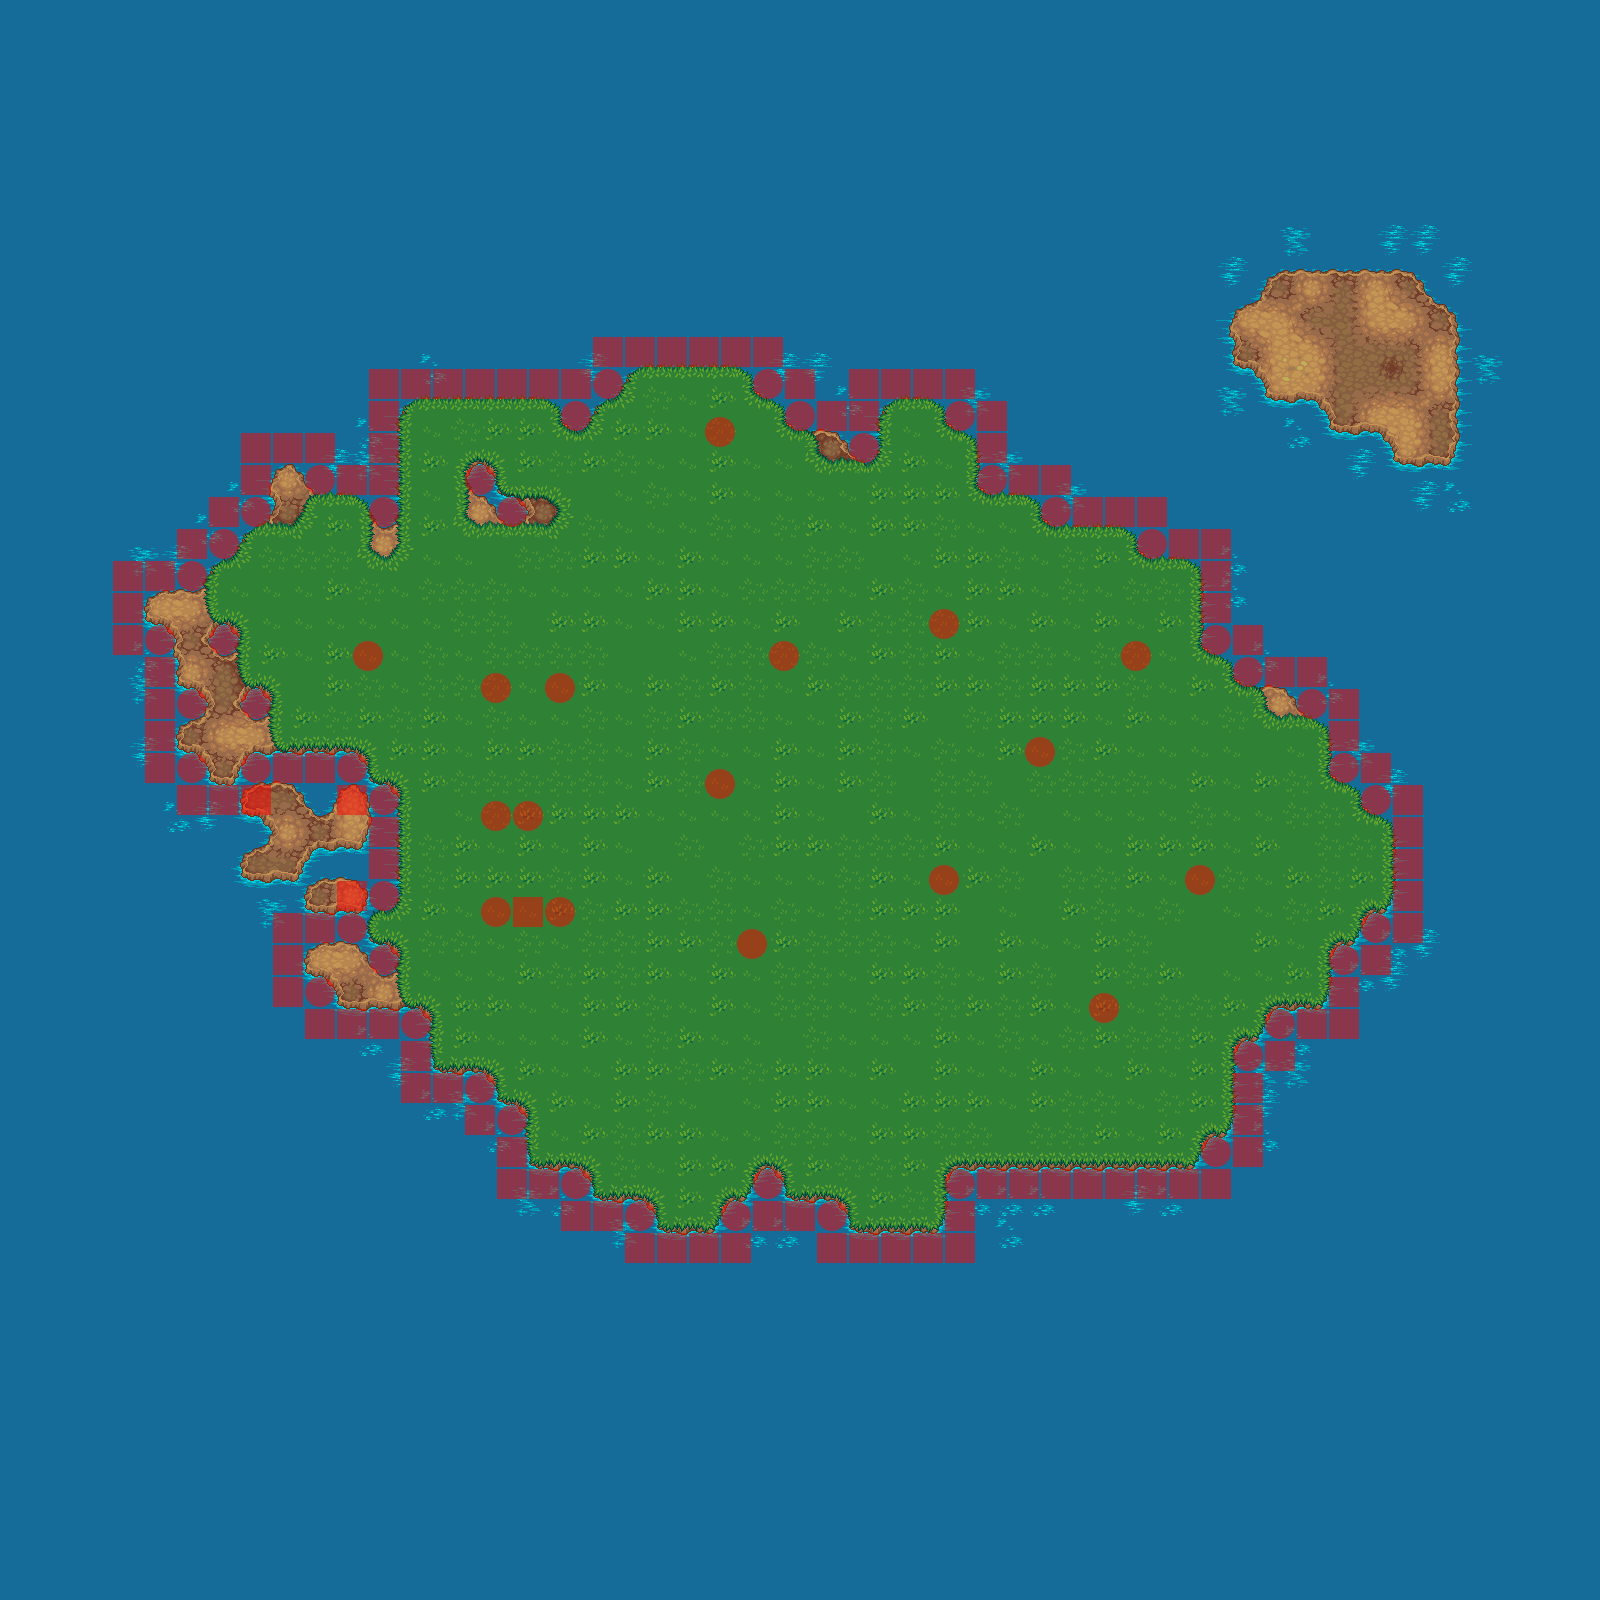

Below is a game level as drawn by its tile map, then a one-line description and the .tmx that defines it (tile-layer data replaced by summaries):
An orthogonal 50x50 tile map with 32x32 px tiles, 7 tile layers (Ground, Copy of Ground, Fringe, Over, ...), 3 tilesets and 1 object (player).

<map version="1.2" tiledversion="1.2.1" orientation="orthogonal" renderorder="right-down" width="50" height="50" tilewidth="32" tileheight="32" infinite="0" nextlayerid="9" nextobjectid="1">
 <tileset firstgid="1" name="terrain" tilewidth="32" tileheight="32" tilecount="464" columns="16">
  <image source="tiles2/terrain.png" width="512" height="928" />
  <terraintypes>
   <terrain name="Darkdirt" tile="0" />
   <terrain name="Dirt" tile="1" />
   <terrain name="Grass" tile="2" />
   <terrain name="Lavarock" tile="3" />
   <terrain name="Water" tile="4" />
   <terrain name="Lava" tile="321" />
   <terrain name="Hole" tile="336" />
   <terrain name="PlowedSoil" tile="337" />
   <terrain name="Sand" tile="338" />
  </terraintypes>
  <tile id="0" terrain="0,0,0,0" />
  <tile id="1" terrain="1,1,1,1" />
  <tile id="2" terrain="2,2,2,2" />
  <tile id="3" terrain="3,3,3,3" />
  <tile id="4" terrain="4,4,4,4" />
  <tile id="5" terrain="1,1,1,0" />
  <tile id="6" terrain="1,1,1,4" />
  <tile id="7" terrain="1,1,1,2" />
  <tile id="8" terrain="1,1,0,1" />
  <tile id="9" terrain="1,1,0,0" />
  <tile id="10" terrain="1,1,0,4" />
  <tile id="11" terrain="1,1,0,2" />
  <tile id="12" terrain="1,1,4,1" />
  <tile id="13" terrain="1,1,4,0" />
  <tile id="14" terrain="1,1,4,4" />
  <tile id="15" terrain="1,1,4,2" />
  <tile id="16" terrain="1,1,2,1" />
  <tile id="17" terrain="1,1,2,0" />
  <tile id="18" terrain="1,1,2,4" />
  <tile id="19" terrain="1,1,2,2" />
  <tile id="20" terrain="1,0,1,1" />
  <tile id="21" terrain="1,0,1,0" />
  <tile id="22" terrain="1,0,1,4" />
  <tile id="23" terrain="1,0,1,2" />
  <tile id="24" terrain="1,0,0,1" />
  <tile id="25" terrain="1,0,0,0" />
  <tile id="26" terrain="1,0,0,4" />
  <tile id="27" terrain="1,0,0,2" />
  <tile id="28" terrain="1,0,4,1" />
  <tile id="29" terrain="1,0,4,0" />
  <tile id="30" terrain="1,0,4,4" />
  <tile id="31" terrain="1,0,4,2" />
  <tile id="32" terrain="1,0,2,1" />
  <tile id="33" terrain="1,0,2,0" />
  <tile id="34" terrain="1,0,2,4" />
  <tile id="35" terrain="1,0,2,2" />
  <tile id="36" terrain="1,4,1,1" />
  <tile id="37" terrain="1,4,1,0" />
  <tile id="38" terrain="1,4,1,4" />
  <tile id="39" terrain="1,4,1,2" />
  <tile id="40" terrain="1,4,0,1" />
  <tile id="41" terrain="1,4,0,0" />
  <tile id="42" terrain="1,4,0,4" />
  <tile id="43" terrain="1,4,0,2" />
  <tile id="44" terrain="1,4,4,1" />
  <tile id="45" terrain="1,4,4,0" />
  <tile id="46" terrain="1,4,4,4" />
  <tile id="47" terrain="1,4,4,2" />
  <tile id="48" terrain="1,4,2,1" />
  <tile id="49" terrain="1,4,2,0" />
  <tile id="50" terrain="1,4,2,4" />
  <tile id="51" terrain="1,4,2,2" />
  <tile id="52" terrain="1,2,1,1" />
  <tile id="53" terrain="1,2,1,0" />
  <tile id="54" terrain="1,2,1,4" />
  <tile id="55" terrain="1,2,1,2" />
  <tile id="56" terrain="1,2,0,1" />
  <tile id="57" terrain="1,2,0,0" />
  <tile id="58" terrain="1,2,0,4" />
  <tile id="59" terrain="1,2,0,2" />
  <tile id="60" terrain="1,2,4,1" />
  <tile id="61" terrain="1,2,4,0" />
  <tile id="62" terrain="1,2,4,4" />
  <tile id="63" terrain="1,2,4,2" />
  <tile id="64" terrain="1,2,2,1" />
  <tile id="65" terrain="1,2,2,0" />
  <tile id="66" terrain="1,2,2,4" />
  <tile id="67" terrain="1,2,2,2" />
  <tile id="68" terrain="0,1,1,1" />
  <tile id="69" terrain="0,1,1,0" />
  <tile id="70" terrain="0,1,1,4" />
  <tile id="71" terrain="0,1,1,2" />
  <tile id="72" terrain="0,1,0,1" />
  <tile id="73" terrain="0,1,0,0" />
  <tile id="74" terrain="0,1,0,4" />
  <tile id="75" terrain="0,1,0,2" />
  <tile id="76" terrain="0,1,4,1" />
  <tile id="77" terrain="0,1,4,0" />
  <tile id="78" terrain="0,1,4,4" />
  <tile id="79" terrain="0,1,4,2" />
  <tile id="80" terrain="0,1,2,1" />
  <tile id="81" terrain="0,1,2,0" />
  <tile id="82" terrain="0,1,2,4" />
  <tile id="83" terrain="0,1,2,2" />
  <tile id="84" terrain="0,0,1,1" />
  <tile id="85" terrain="0,0,1,0" />
  <tile id="86" terrain="0,0,1,4" />
  <tile id="87" terrain="0,0,1,2" />
  <tile id="88" terrain="0,0,0,1" />
  <tile id="89" terrain="0,0,0,4" />
  <tile id="90" terrain="0,0,0,2" />
  <tile id="91" terrain="0,0,4,1" />
  <tile id="92" terrain="0,0,4,0" />
  <tile id="93" terrain="0,0,4,4" />
  <tile id="94" terrain="0,0,4,2" />
  <tile id="95" terrain="0,0,2,1" />
  <tile id="96" terrain="0,0,2,0" />
  <tile id="97" terrain="0,0,2,4" />
  <tile id="98" terrain="0,0,2,2" />
  <tile id="99" terrain="0,4,1,1" />
  <tile id="100" terrain="0,4,1,0" />
  <tile id="101" terrain="0,4,1,4" />
  <tile id="102" terrain="0,4,1,2" />
  <tile id="103" terrain="0,4,0,1" />
  <tile id="104" terrain="0,4,0,0" />
  <tile id="105" terrain="0,4,0,4" />
  <tile id="106" terrain="0,4,0,2" />
  <tile id="107" terrain="0,4,4,1" />
  <tile id="108" terrain="0,4,4,0" />
  <tile id="109" terrain="0,4,4,4" />
  <tile id="110" terrain="0,4,4,2" />
  <tile id="111" terrain="0,4,2,1" />
  <tile id="112" terrain="0,4,2,0" />
  <tile id="113" terrain="0,4,2,4" />
  <tile id="114" terrain="0,4,2,2" />
  <tile id="115" terrain="0,2,1,1" />
  <tile id="116" terrain="0,2,1,0" />
  <tile id="117" terrain="0,2,1,4" />
  <tile id="118" terrain="0,2,1,2" />
  <tile id="119" terrain="0,2,0,1" />
  <tile id="120" terrain="0,2,0,0" />
  <tile id="121" terrain="0,2,0,4" />
  <tile id="122" terrain="0,2,0,2" />
  <tile id="123" terrain="0,2,4,1" />
  <tile id="124" terrain="0,2,4,0" />
  <tile id="125" terrain="0,2,4,4" />
  <tile id="126" terrain="0,2,4,2" />
  <tile id="127" terrain="0,2,2,1" />
  <tile id="128" terrain="0,2,2,0" />
  <tile id="129" terrain="0,2,2,4" />
  <tile id="130" terrain="0,2,2,2" />
  <tile id="131" terrain="4,1,1,1" />
  <tile id="132" terrain="4,1,1,0" />
  <tile id="133" terrain="4,1,1,4" />
  <tile id="134" terrain="4,1,1,2" />
  <tile id="135" terrain="4,1,0,1" />
  <tile id="136" terrain="4,1,0,0" />
  <tile id="137" terrain="4,1,0,4" />
  <tile id="138" terrain="4,1,0,2" />
  <tile id="139" terrain="4,1,4,1" />
  <tile id="140" terrain="4,1,4,0" />
  <tile id="141" terrain="4,1,4,4" />
  <tile id="142" terrain="4,1,4,2" />
  <tile id="143" terrain="4,1,2,1" />
  <tile id="144" terrain="4,1,2,0" />
  <tile id="145" terrain="4,1,2,4" />
  <tile id="146" terrain="4,1,2,2" />
  <tile id="147" terrain="4,0,1,1" />
  <tile id="148" terrain="4,0,1,0" />
  <tile id="149" terrain="4,0,1,4" />
  <tile id="150" terrain="4,0,1,2" />
  <tile id="151" terrain="4,0,0,1" />
  <tile id="152" terrain="4,0,0,0" />
  <tile id="153" terrain="4,0,0,4" />
  <tile id="154" terrain="4,0,0,2" />
  <tile id="155" terrain="4,0,4,1" />
  <tile id="156" terrain="4,0,4,0" />
  <tile id="157" terrain="4,0,4,4" />
  <tile id="158" terrain="4,0,4,2" />
  <tile id="159" terrain="4,0,2,1" />
  <tile id="160" terrain="4,0,2,0" />
  <tile id="161" terrain="4,0,2,4" />
  <tile id="162" terrain="4,0,2,2" />
  <tile id="163" terrain="4,4,1,1" />
  <tile id="164" terrain="4,4,1,0" />
  <tile id="165" terrain="4,4,1,4" />
  <tile id="166" terrain="4,4,1,2" />
  <tile id="167" terrain="4,4,0,1" />
  <tile id="168" terrain="4,4,0,0" />
  <tile id="169" terrain="4,4,0,4" />
  <tile id="170" terrain="4,4,0,2" />
  <tile id="171" terrain="4,4,4,1" />
  <tile id="172" terrain="4,4,4,0" />
  <tile id="173" terrain="4,4,4,2" />
  <tile id="174" terrain="4,4,2,1" />
  <tile id="175" terrain="4,4,2,0" />
  <tile id="176" terrain="4,4,2,4" />
  <tile id="177" terrain="4,4,2,2" />
  <tile id="178" terrain="4,2,1,1" />
  <tile id="179" terrain="4,2,1,0" />
  <tile id="180" terrain="4,2,1,4" />
  <tile id="181" terrain="4,2,1,2" />
  <tile id="182" terrain="4,2,0,1" />
  <tile id="183" terrain="4,2,0,0" />
  <tile id="184" terrain="4,2,0,4" />
  <tile id="185" terrain="4,2,0,2" />
  <tile id="186" terrain="4,2,4,1" />
  <tile id="187" terrain="4,2,4,0" />
  <tile id="188" terrain="4,2,4,4" />
  <tile id="189" terrain="4,2,4,2" />
  <tile id="190" terrain="4,2,2,1" />
  <tile id="191" terrain="4,2,2,0" />
  <tile id="192" terrain="4,2,2,4" />
  <tile id="193" terrain="4,2,2,2" />
  <tile id="194" terrain="2,1,1,1" />
  <tile id="195" terrain="2,1,1,0" />
  <tile id="196" terrain="2,1,1,4" />
  <tile id="197" terrain="2,1,1,2" />
  <tile id="198" terrain="2,1,0,1" />
  <tile id="199" terrain="2,1,0,0" />
  <tile id="200" terrain="2,1,0,4" />
  <tile id="201" terrain="2,1,0,2" />
  <tile id="202" terrain="2,1,4,1" />
  <tile id="203" terrain="2,1,4,0" />
  <tile id="204" terrain="2,1,4,4" />
  <tile id="205" terrain="2,1,4,2" />
  <tile id="206" terrain="2,1,2,1" />
  <tile id="207" terrain="2,1,2,0" />
  <tile id="208" terrain="2,1,2,4" />
  <tile id="209" terrain="2,1,2,2" />
  <tile id="210" terrain="2,0,1,1" />
  <tile id="211" terrain="2,0,1,0" />
  <tile id="212" terrain="2,0,1,4" />
  <tile id="213" terrain="2,0,1,2" />
  <tile id="214" terrain="2,0,0,1" />
  <tile id="215" terrain="2,0,0,0" />
  <tile id="216" terrain="2,0,0,4" />
  <tile id="217" terrain="2,0,0,2" />
  <tile id="218" terrain="2,0,4,1" />
  <tile id="219" terrain="2,0,4,0" />
  <tile id="220" terrain="2,0,4,4" />
  <tile id="221" terrain="2,0,4,2" />
  <tile id="222" terrain="2,0,2,1" />
  <tile id="223" terrain="2,0,2,0" />
  <tile id="224" terrain="2,0,2,4" />
  <tile id="225" terrain="2,0,2,2" />
  <tile id="226" terrain="2,4,1,1" />
  <tile id="227" terrain="2,4,1,0" />
  <tile id="228" terrain="2,4,1,4" />
  <tile id="229" terrain="2,4,1,2" />
  <tile id="230" terrain="2,4,0,1" />
  <tile id="231" terrain="2,4,0,0" />
  <tile id="232" terrain="2,4,0,4" />
  <tile id="233" terrain="2,4,0,2" />
  <tile id="234" terrain="2,4,4,1" />
  <tile id="235" terrain="2,4,4,0" />
  <tile id="236" terrain="2,4,4,4" />
  <tile id="237" terrain="2,4,4,2" />
  <tile id="238" terrain="2,4,2,1" />
  <tile id="239" terrain="2,4,2,0" />
  <tile id="240" terrain="2,4,2,4" />
  <tile id="241" terrain="2,4,2,2" />
  <tile id="242" terrain="2,2,1,1" />
  <tile id="243" terrain="2,2,1,0" />
  <tile id="244" terrain="2,2,1,4" />
  <tile id="245" terrain="2,2,1,2" />
  <tile id="246" terrain="2,2,0,1" />
  <tile id="247" terrain="2,2,0,0" />
  <tile id="248" terrain="2,2,0,4" />
  <tile id="249" terrain="2,2,0,2" />
  <tile id="250" terrain="2,2,4,1" />
  <tile id="251" terrain="2,2,4,0" />
  <tile id="252" terrain="2,2,4,4" />
  <tile id="253" terrain="2,2,4,2" />
  <tile id="254" terrain="2,2,2,1" />
  <tile id="255" terrain="2,2,2,0" />
  <tile id="256" terrain="2,2,2,4" />
  <tile id="257" terrain="0,0,0,3" />
  <tile id="258" terrain="0,0,2,3" />
  <tile id="259" terrain="0,0,3,0" />
  <tile id="260" terrain="0,0,3,2" />
  <tile id="261" terrain="0,0,3,3" />
  <tile id="262" terrain="0,2,0,3" />
  <tile id="263" terrain="0,2,2,3" />
  <tile id="264" terrain="0,2,3,0" />
  <tile id="265" terrain="0,2,3,2" />
  <tile id="266" terrain="0,2,3,3" />
  <tile id="267" terrain="0,3,0,0" />
  <tile id="268" terrain="0,3,0,2" />
  <tile id="269" terrain="0,3,0,3" />
  <tile id="270" terrain="0,3,2,0" />
  <tile id="271" terrain="0,3,2,2" />
  <tile id="272" terrain="0,3,2,3" />
  <tile id="273" terrain="0,3,3,0" />
  <tile id="274" terrain="0,3,3,2" />
  <tile id="275" terrain="0,3,3,3" />
  <tile id="276" terrain="2,0,0,3" />
  <tile id="277" terrain="2,0,2,3" />
  <tile id="278" terrain="2,0,3,0" />
  <tile id="279" terrain="2,0,3,2" />
  <tile id="280" terrain="2,0,3,3" />
  <tile id="281" terrain="2,2,0,3" />
  <tile id="282" terrain="2,2,2,3" />
  <tile id="283" terrain="2,2,3,0" />
  <tile id="284" terrain="2,2,3,2" />
  <tile id="285" terrain="2,2,3,3" />
  <tile id="286" terrain="2,3,0,0" />
  <tile id="287" terrain="2,3,0,2" />
  <tile id="288" terrain="2,3,0,3" />
  <tile id="289" terrain="2,3,2,0" />
  <tile id="290" terrain="2,3,2,2" />
  <tile id="291" terrain="2,3,2,3" />
  <tile id="292" terrain="2,3,3,0" />
  <tile id="293" terrain="2,3,3,2" />
  <tile id="294" terrain="2,3,3,3" />
  <tile id="295" terrain="3,0,0,0" />
  <tile id="296" terrain="3,0,0,2" />
  <tile id="297" terrain="3,0,0,3" />
  <tile id="298" terrain="3,0,2,0" />
  <tile id="299" terrain="3,0,2,2" />
  <tile id="300" terrain="3,0,2,3" />
  <tile id="301" terrain="3,0,3,0" />
  <tile id="302" terrain="3,0,3,2" />
  <tile id="303" terrain="3,0,3,3" />
  <tile id="304" terrain="3,2,0,0" />
  <tile id="305" terrain="3,2,0,2" />
  <tile id="306" terrain="3,2,0,3" />
  <tile id="307" terrain="3,2,2,0" />
  <tile id="308" terrain="3,2,2,2" />
  <tile id="309" terrain="3,2,2,3" />
  <tile id="310" terrain="3,2,3,0" />
  <tile id="311" terrain="3,2,3,2" />
  <tile id="312" terrain="3,2,3,3" />
  <tile id="313" terrain="3,3,0,0" />
  <tile id="314" terrain="3,3,0,2" />
  <tile id="315" terrain="3,3,0,3" />
  <tile id="316" terrain="3,3,2,0" />
  <tile id="317" terrain="3,3,2,2" />
  <tile id="318" terrain="3,3,2,3" />
  <tile id="319" terrain="3,3,3,0" />
  <tile id="320" terrain="3,3,3,2" />
  <tile id="321" terrain="5,5,5,5" />
  <tile id="322" terrain="5,5,5,3" />
  <tile id="323" terrain="5,5,3,5" />
  <tile id="324" terrain="5,5,3,3" />
  <tile id="325" terrain="5,3,5,5" />
  <tile id="326" terrain="5,3,5,3" />
  <tile id="327" terrain="5,3,3,5" />
  <tile id="328" terrain="5,3,3,3" />
  <tile id="329" terrain="3,5,5,5" />
  <tile id="330" terrain="3,5,5,3" />
  <tile id="331" terrain="3,5,3,5" />
  <tile id="332" terrain="3,5,3,3" />
  <tile id="333" terrain="3,3,5,5" />
  <tile id="334" terrain="3,3,5,3" />
  <tile id="335" terrain="3,3,3,5" />
  <tile id="336" terrain="6,6,6,6" />
  <tile id="337" terrain="7,7,7,7" />
  <tile id="338" terrain="8,8,8,8" />
  <tile id="339" terrain="7,7,7,2" />
  <tile id="340" terrain="7,7,2,7" />
  <tile id="341" terrain="7,7,2,2" />
  <tile id="342" terrain="7,2,7,7" />
  <tile id="343" terrain="7,2,7,2" />
  <tile id="344" terrain="7,2,2,7" />
  <tile id="345" terrain="7,2,2,2" />
  <tile id="346" terrain="2,7,7,7" />
  <tile id="347" terrain="2,7,7,2" />
  <tile id="348" terrain="2,7,2,7" />
  <tile id="349" terrain="2,7,2,2" />
  <tile id="350" terrain="2,2,7,7" />
  <tile id="351" terrain="2,2,7,2" />
  <tile id="352" terrain="2,2,2,7" />
  <tile id="353" terrain="1,1,1,6" />
  <tile id="354" terrain="1,1,6,1" />
  <tile id="355" terrain="1,1,6,6" />
  <tile id="356" terrain="1,1,6,2" />
  <tile id="357" terrain="1,1,2,6" />
  <tile id="358" terrain="1,6,1,1" />
  <tile id="359" terrain="1,6,1,6" />
  <tile id="360" terrain="1,6,1,2" />
  <tile id="361" terrain="1,6,6,1" />
  <tile id="362" terrain="1,6,6,6" />
  <tile id="363" terrain="1,6,6,2" />
  <tile id="364" terrain="1,6,2,1" />
  <tile id="365" terrain="1,6,2,6" />
  <tile id="366" terrain="1,6,2,2" />
  <tile id="367" terrain="1,2,1,6" />
  <tile id="368" terrain="1,2,6,1" />
  <tile id="369" terrain="1,2,6,6" />
  <tile id="370" terrain="1,2,6,2" />
  <tile id="371" terrain="1,2,2,6" />
  <tile id="372" terrain="6,1,1,1" />
  <tile id="373" terrain="6,1,1,6" />
  <tile id="374" terrain="6,1,1,2" />
  <tile id="375" terrain="6,1,6,1" />
  <tile id="376" terrain="6,1,6,6" />
  <tile id="377" terrain="6,1,6,2" />
  <tile id="378" terrain="6,1,2,1" />
  <tile id="379" terrain="6,1,2,6" />
  <tile id="380" terrain="6,1,2,2" />
  <tile id="381" terrain="6,6,1,1" />
  <tile id="382" terrain="6,6,1,6" />
  <tile id="383" terrain="6,6,1,2" />
  <tile id="384" terrain="6,6,6,1" />
  <tile id="385" terrain="6,6,6,2" />
  <tile id="386" terrain="6,6,2,1" />
  <tile id="387" terrain="6,6,2,6" />
  <tile id="388" terrain="6,6,2,2" />
  <tile id="389" terrain="6,2,1,1" />
  <tile id="390" terrain="6,2,1,6" />
  <tile id="391" terrain="6,2,1,2" />
  <tile id="392" terrain="6,2,6,1" />
  <tile id="393" terrain="6,2,6,6" />
  <tile id="394" terrain="6,2,6,2" />
  <tile id="395" terrain="6,2,2,1" />
  <tile id="396" terrain="6,2,2,6" />
  <tile id="397" terrain="6,2,2,2" />
  <tile id="398" terrain="2,1,1,6" />
  <tile id="399" terrain="2,1,6,1" />
  <tile id="400" terrain="2,1,6,6" />
  <tile id="401" terrain="2,1,6,2" />
  <tile id="402" terrain="2,1,2,6" />
  <tile id="403" terrain="2,6,1,1" />
  <tile id="404" terrain="2,6,1,6" />
  <tile id="405" terrain="2,6,1,2" />
  <tile id="406" terrain="2,6,6,1" />
  <tile id="407" terrain="2,6,6,6" />
  <tile id="408" terrain="2,6,6,2" />
  <tile id="409" terrain="2,6,2,1" />
  <tile id="410" terrain="2,6,2,6" />
  <tile id="411" terrain="2,6,2,2" />
  <tile id="412" terrain="2,2,1,6" />
  <tile id="413" terrain="2,2,6,1" />
  <tile id="414" terrain="2,2,6,6" />
  <tile id="415" terrain="2,2,6,2" />
  <tile id="416" terrain="2,2,2,6" />
  <tile id="417" terrain="8,8,8,4" />
  <tile id="418" terrain="8,8,4,8" />
  <tile id="419" terrain="8,8,4,4" />
  <tile id="420" terrain="8,4,8,8" />
  <tile id="421" terrain="8,4,8,4" />
  <tile id="422" terrain="8,4,4,8" />
  <tile id="423" terrain="8,4,4,4" />
  <tile id="424" terrain="4,8,8,8" />
  <tile id="425" terrain="4,8,8,4" />
  <tile id="426" terrain="4,8,4,8" />
  <tile id="427" terrain="4,8,4,4" />
  <tile id="428" terrain="4,4,8,8" />
  <tile id="429" terrain="4,4,8,4" />
  <tile id="430" terrain="4,4,4,8" />
  <tile id="431" terrain="0,0,0,0" probability="0.25" />
  <tile id="432" terrain="0,0,0,0" probability="5" />
  <tile id="433" terrain="0,0,0,0" probability="5" />
  <tile id="434" terrain="1,1,1,1" probability="5" />
  <tile id="435" terrain="1,1,1,1" probability="5" />
  <tile id="436" terrain="2,2,2,2" probability="5" />
  <tile id="437" terrain="2,2,2,2" probability="5" />
  <tile id="438" terrain="2,2,2,2" probability="5" />
  <tile id="439" terrain="3,3,3,3" probability="0.25" />
  <tile id="440" terrain="3,3,3,3" probability="5" />
  <tile id="441" terrain="3,3,3,3" probability="5" />
  <tile id="442" terrain="4,4,4,4" probability="3" />
  <tile id="443" terrain="4,4,4,4" probability="3" />
  <tile id="444" terrain="4,4,4,4" probability="3" />
  <tile id="445" terrain="7,7,7,7" probability="0" />
  <tile id="446" terrain="7,7,7,7" probability="0" />
  <tile id="447" terrain="1,1,1,1" probability="0.25" />
  <tile id="448" terrain="8,8,8,8" probability="5" />
  <tile id="449" terrain="8,8,8,8" probability="5" />
  <tile id="450" terrain="8,8,8,8" probability="5" />
  <tile id="451" terrain="7,7,7,7" probability="0" />
  <tile id="452" terrain="5,5,5,5" probability="5" />
  <tile id="453" terrain="5,5,5,5" probability="5" />
  <tile id="454" terrain="5,5,5,5" probability="5" />
  <tile id="455" terrain="3,3,3,3" probability="0" />
  <tile id="456" terrain="3,3,3,3" probability="0" />
  <tile id="457" terrain="4,4,4,4" probability="0" />
  <tile id="458" terrain="4,4,4,4" probability="0" />
 </tileset>
 <tileset firstgid="465" name="colisao" tilewidth="32" tileheight="32" tilecount="2" columns="2">
  <image source="tiles1/colisao.png" width="64" height="32" />
 </tileset>
 <tileset firstgid="467" name="player" tilewidth="32" tileheight="47" tilecount="1" columns="1">
  <image source="tiles1/player.png" width="32" height="47" />
 </tileset>
 <layer id="1" name="Ground" width="50" height="50">
  <data>[2500 cells, 2500 non-empty, 93 distinct tile ids]</data>
 </layer>
 <layer id="8" name="Copy of Ground" width="50" height="50">
  <data>[2500 cells, 2500 non-empty, 93 distinct tile ids]</data>
 </layer>
 <layer id="2" name="Fringe" width="50" height="50">
  <data>[2500 cells, 0 non-empty, 0 distinct tile ids]</data>
 </layer>
 <layer id="3" name="Over" width="50" height="50">
  <data>[2500 cells, 0 non-empty, 0 distinct tile ids]</data>
 </layer>
 <layer id="4" name="Over2" width="50" height="50">
  <data>[2500 cells, 0 non-empty, 0 distinct tile ids]</data>
 </layer>
 <layer id="5" name="Collision1" width="50" height="50">
  <data>[2500 cells, 18 non-empty, 2 distinct tile ids]</data>
 </layer>
 <layer id="6" name="Collision2" width="50" height="50" offsetx="-16" offsety="-16">
  <data>[2500 cells, 160 non-empty, 2 distinct tile ids]</data>
 </layer>
 <objectgroup id="7" name="Objetos">
  <object id="1" name="Soldado" type="player" gid="467" x="800" y="800" width="32" height="47" />
 </objectgroup>
</map>
